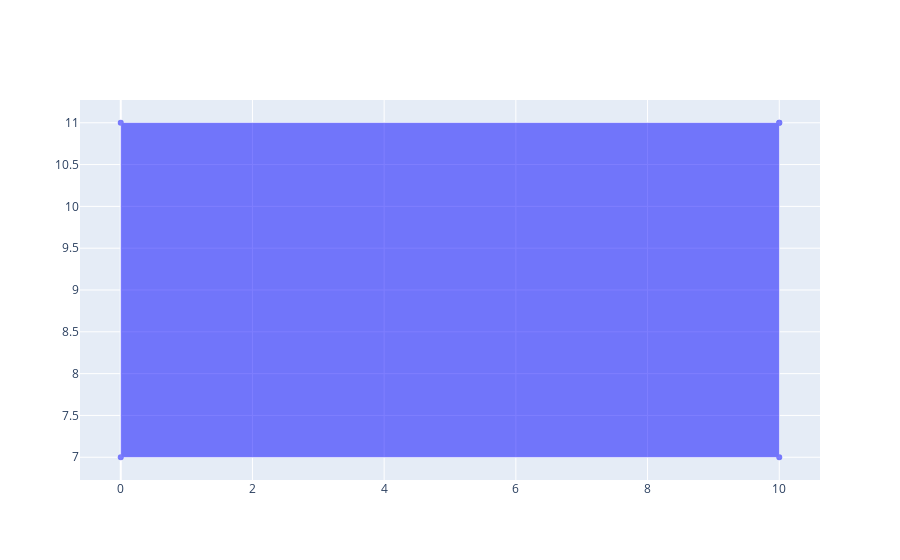

The cell this chart's notebook holds for it:
### Code cell
coords = get_plottable_coords(sql.zone_dict["BLOCK NORTH STOREY 0"].polygon.exterior.coords)
x,y = coords 


fig = go.Figure()
color = "blue"
t = go.Scatter(
        x=x,
        y=y,
        fill="toself",
        marker=dict(color=color),
        fillcolor=color, 
        opacity=0.5,
        line_width=0,
        name="test",
)
fig.add_trace(t)
fig.show()

### Figure 1 — Plotly figure (JSON) as saved in the notebook; plotly's stock layout.template omitted (floating-point values rounded to 4 significant figures)
{"data": [{"fill": "toself", "fillcolor": "blue", "line": {"width": 0}, "marker": {"color": "blue"}, "name": "test", "opacity": 0.5, "type": "scatter", "x": [10, 10, 0, 0, 10], "y": [11, 7, 7, 11, 11]}], "layout": {}}
